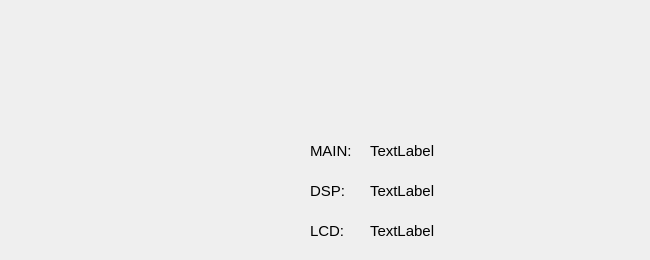
      <widget class="QWidget" name="tab_3">
       <property name="styleSheet">
        <string notr="true">QWidget{font: &quot;MS Shell Dlg 2&quot;; font-size: 15px}</string>
       </property>
       <attribute name="title">
        <string>Firmware</string>
       </attribute>
       <widget class="QLabel" name="label_17">
        <property name="geometry">
         <rect>
          <x>310</x>
          <y>130</y>
          <width>51</width>
          <height>41</height>
         </rect>
        </property>
        <property name="font">
         <font>
          <pointsize>-1</pointsize>
          <weight>50</weight>
          <italic>false</italic>
          <bold>false</bold>
         </font>
        </property>
        <property name="text">
         <string>MAIN:</string>
        </property>
       </widget>
       <widget class="QLabel" name="lblMain">
        <property name="geometry">
         <rect>
          <x>370</x>
          <y>130</y>
          <width>271</width>
          <height>41</height>
         </rect>
        </property>
        <property name="font">
         <font>
          <pointsize>-1</pointsize>
          <weight>50</weight>
          <italic>false</italic>
          <bold>false</bold>
         </font>
        </property>
        <property name="text">
         <string>TextLabel</string>
        </property>
       </widget>
       <widget class="QLabel" name="lblDSP">
        <property name="geometry">
         <rect>
          <x>370</x>
          <y>170</y>
          <width>271</width>
          <height>41</height>
         </rect>
        </property>
        <property name="font">
         <font>
          <pointsize>-1</pointsize>
          <weight>50</weight>
          <italic>false</italic>
          <bold>false</bold>
         </font>
        </property>
        <property name="text">
         <string>TextLabel</string>
        </property>
       </widget>
       <widget class="QLabel" name="label_18">
        <property name="geometry">
         <rect>
          <x>310</x>
          <y>170</y>
          <width>51</width>
          <height>41</height>
         </rect>
        </property>
        <property name="font">
         <font>
          <pointsize>-1</pointsize>
          <weight>50</weight>
          <italic>false</italic>
          <bold>false</bold>
         </font>
        </property>
        <property name="text">
         <string>DSP:</string>
        </property>
       </widget>
       <widget class="QLabel" name="lblLCD">
        <property name="geometry">
         <rect>
          <x>370</x>
          <y>210</y>
          <width>271</width>
          <height>41</height>
         </rect>
        </property>
        <property name="font">
         <font>
          <pointsize>-1</pointsize>
          <weight>50</weight>
          <italic>false</italic>
          <bold>false</bold>
         </font>
        </property>
        <property name="text">
         <string>TextLabel</string>
        </property>
       </widget>
       <widget class="QLabel" name="label_19">
        <property name="geometry">
         <rect>
          <x>310</x>
          <y>210</y>
          <width>51</width>
          <height>41</height>
         </rect>
        </property>
        <property name="font">
         <font>
          <pointsize>-1</pointsize>
          <weight>50</weight>
          <italic>false</italic>
          <bold>false</bold>
         </font>
        </property>
        <property name="text">
         <string>LCD:</string>
        </property>
       </widget>
      </widget>
